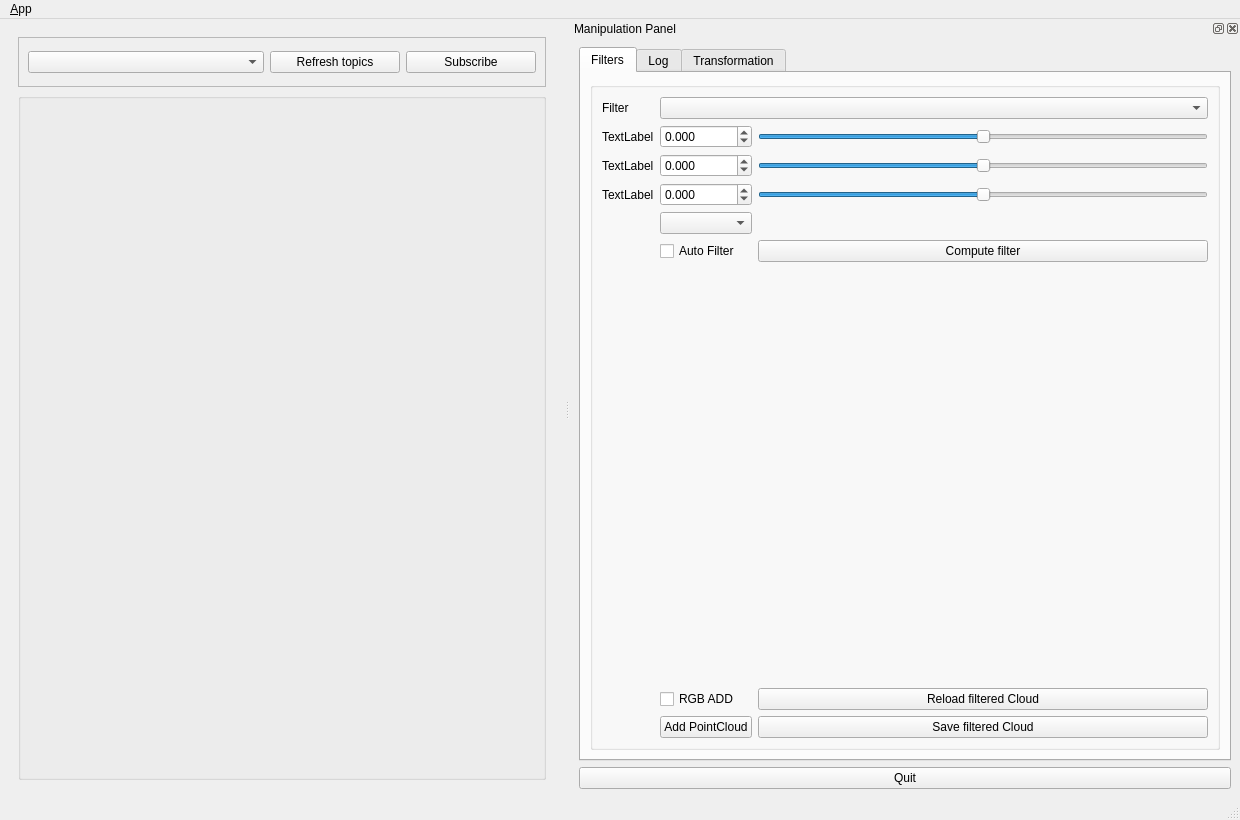
<?xml version="1.0" encoding="UTF-8"?>
<ui version="4.0">
 <class>MainWindowDesign</class>
 <widget class="QMainWindow" name="MainWindowDesign">
  <property name="geometry">
   <rect>
    <x>0</x>
    <y>0</y>
    <width>1240</width>
    <height>820</height>
   </rect>
  </property>
  <property name="windowTitle">
   <string>QRosApp</string>
  </property>
  <property name="windowIcon">
   <iconset resource="../resources/images.qrc">
    <normaloff>:/images/icon.png</normaloff>:/images/icon.png</iconset>
  </property>
  <property name="styleSheet">
   <string notr="true"/>
  </property>
  <property name="locale">
   <locale language="English" country="Australia"/>
  </property>
  <widget class="QWidget" name="centralwidget">
   <layout class="QHBoxLayout">
    <item>
     <widget class="QFrame" name="tab_manager">
      <property name="minimumSize">
       <size>
        <width>100</width>
        <height>0</height>
       </size>
      </property>
      <property name="locale">
       <locale language="English" country="Australia"/>
      </property>
      <layout class="QVBoxLayout" name="verticalLayout_2">
       <item>
        <widget class="QFrame" name="frame">
         <property name="maximumSize">
          <size>
           <width>16777215</width>
           <height>50</height>
          </size>
         </property>
         <property name="frameShape">
          <enum>QFrame::StyledPanel</enum>
         </property>
         <property name="frameShadow">
          <enum>QFrame::Raised</enum>
         </property>
         <layout class="QGridLayout" name="gridLayout_2">
          <item row="0" column="0">
           <widget class="QComboBox" name="comboBox"/>
          </item>
          <item row="0" column="1">
           <widget class="QPushButton" name="button_refresh_topics">
            <property name="maximumSize">
             <size>
              <width>130</width>
              <height>16777215</height>
             </size>
            </property>
            <property name="text">
             <string>Refresh topics</string>
            </property>
           </widget>
          </item>
          <item row="0" column="2">
           <widget class="QPushButton" name="button_subscribe_topic">
            <property name="maximumSize">
             <size>
              <width>130</width>
              <height>16777215</height>
             </size>
            </property>
            <property name="text">
             <string>Subscribe</string>
            </property>
           </widget>
          </item>
         </layout>
        </widget>
       </item>
       <item>
        <widget class="QGroupBox" name="groupBox_12">
         <property name="sizePolicy">
          <sizepolicy hsizetype="MinimumExpanding" vsizetype="Preferred">
           <horstretch>0</horstretch>
           <verstretch>0</verstretch>
          </sizepolicy>
         </property>
         <property name="title">
          <string/>
         </property>
        </widget>
       </item>
      </layout>
     </widget>
    </item>
   </layout>
  </widget>
  <widget class="QMenuBar" name="menubar">
   <property name="geometry">
    <rect>
     <x>0</x>
     <y>0</y>
     <width>1240</width>
     <height>25</height>
    </rect>
   </property>
   <widget class="QMenu" name="menu_File">
    <property name="title">
     <string>&amp;App</string>
    </property>
    <addaction name="action_Preferences"/>
    <addaction name="separator"/>
    <addaction name="actionAbout"/>
    <addaction name="actionAbout_Qt"/>
    <addaction name="separator"/>
    <addaction name="action_Quit"/>
   </widget>
   <addaction name="menu_File"/>
  </widget>
  <widget class="QStatusBar" name="statusbar"/>
  <widget class="QDockWidget" name="dock_status">
   <property name="sizePolicy">
    <sizepolicy hsizetype="Preferred" vsizetype="Preferred">
     <horstretch>0</horstretch>
     <verstretch>0</verstretch>
    </sizepolicy>
   </property>
   <property name="minimumSize">
    <size>
     <width>670</width>
     <height>473</height>
    </size>
   </property>
   <property name="font">
    <font>
     <kerning>true</kerning>
    </font>
   </property>
   <property name="autoFillBackground">
    <bool>false</bool>
   </property>
   <property name="floating">
    <bool>false</bool>
   </property>
   <property name="allowedAreas">
    <set>Qt::RightDockWidgetArea</set>
   </property>
   <property name="windowTitle">
    <string>Manipulation Panel</string>
   </property>
   <attribute name="dockWidgetArea">
    <number>2</number>
   </attribute>
   <widget class="QWidget" name="dockWidgetContents_2">
    <property name="sizePolicy">
     <sizepolicy hsizetype="Preferred" vsizetype="Preferred">
      <horstretch>0</horstretch>
      <verstretch>0</verstretch>
     </sizepolicy>
    </property>
    <layout class="QVBoxLayout" name="verticalLayout">
     <property name="sizeConstraint">
      <enum>QLayout::SetDefaultConstraint</enum>
     </property>
     <item>
      <widget class="QTabWidget" name="tabWidget">
       <property name="currentIndex">
        <number>0</number>
       </property>
       <widget class="QWidget" name="tab_3">
        <attribute name="title">
         <string>Filters</string>
        </attribute>
        <layout class="QVBoxLayout" name="verticalLayout_3">
         <item>
          <widget class="QGroupBox" name="groupBox">
           <property name="title">
            <string/>
           </property>
           <property name="alignment">
            <set>Qt::AlignRight|Qt::AlignTrailing|Qt::AlignVCenter</set>
           </property>
           <property name="flat">
            <bool>false</bool>
           </property>
           <layout class="QGridLayout" name="gridLayout">
            <item row="5" column="1">
             <widget class="QComboBox" name="filter_XYZ"/>
            </item>
            <item row="3" column="2">
             <widget class="QSlider" name="slider_2">
              <property name="minimum">
               <number>0</number>
              </property>
              <property name="maximum">
               <number>100</number>
              </property>
              <property name="value">
               <number>50</number>
              </property>
              <property name="orientation">
               <enum>Qt::Horizontal</enum>
              </property>
             </widget>
            </item>
            <item row="3" column="1">
             <widget class="QDoubleSpinBox" name="spinBox_2">
              <property name="decimals">
               <number>3</number>
              </property>
              <property name="minimum">
               <double>-5.000000000000000</double>
              </property>
              <property name="maximum">
               <double>5.000000000000000</double>
              </property>
              <property name="singleStep">
               <double>0.100000000000000</double>
              </property>
             </widget>
            </item>
            <item row="6" column="1">
             <widget class="QCheckBox" name="auto_check">
              <property name="text">
               <string>Auto Filter</string>
              </property>
             </widget>
            </item>
            <item row="4" column="0">
             <widget class="QLabel" name="label_f_3">
              <property name="text">
               <string>TextLabel</string>
              </property>
             </widget>
            </item>
            <item row="2" column="1">
             <widget class="QDoubleSpinBox" name="spinBox_1">
              <property name="decimals">
               <number>3</number>
              </property>
              <property name="minimum">
               <double>-5.000000000000000</double>
              </property>
              <property name="maximum">
               <double>5.000000000000000</double>
              </property>
              <property name="singleStep">
               <double>0.100000000000000</double>
              </property>
             </widget>
            </item>
            <item row="7" column="2">
             <spacer name="verticalSpacer">
              <property name="orientation">
               <enum>Qt::Vertical</enum>
              </property>
              <property name="sizeHint" stdset="0">
               <size>
                <width>20</width>
                <height>40</height>
               </size>
              </property>
             </spacer>
            </item>
            <item row="10" column="1">
             <widget class="QPushButton" name="button_add_cloud">
              <property name="text">
               <string>Add PointCloud</string>
              </property>
             </widget>
            </item>
            <item row="10" column="2">
             <widget class="QPushButton" name="button_save_filtered_cloud">
              <property name="text">
               <string>Save filtered Cloud</string>
              </property>
             </widget>
            </item>
            <item row="4" column="1">
             <widget class="QDoubleSpinBox" name="spinBox_3">
              <property name="decimals">
               <number>3</number>
              </property>
              <property name="minimum">
               <double>-99.000000000000000</double>
              </property>
              <property name="singleStep">
               <double>0.100000000000000</double>
              </property>
             </widget>
            </item>
            <item row="6" column="2">
             <widget class="QPushButton" name="button_filter">
              <property name="text">
               <string>Compute filter</string>
              </property>
             </widget>
            </item>
            <item row="4" column="2">
             <widget class="QSlider" name="slider_3">
              <property name="minimum">
               <number>0</number>
              </property>
              <property name="maximum">
               <number>100</number>
              </property>
              <property name="value">
               <number>50</number>
              </property>
              <property name="orientation">
               <enum>Qt::Horizontal</enum>
              </property>
             </widget>
            </item>
            <item row="3" column="0">
             <widget class="QLabel" name="label_f_2">
              <property name="text">
               <string>TextLabel</string>
              </property>
             </widget>
            </item>
            <item row="0" column="0">
             <widget class="QLabel" name="label">
              <property name="text">
               <string>Filter</string>
              </property>
             </widget>
            </item>
            <item row="2" column="2">
             <widget class="QSlider" name="slider_1">
              <property name="minimum">
               <number>0</number>
              </property>
              <property name="maximum">
               <number>100</number>
              </property>
              <property name="value">
               <number>50</number>
              </property>
              <property name="orientation">
               <enum>Qt::Horizontal</enum>
              </property>
             </widget>
            </item>
            <item row="0" column="1" colspan="2">
             <widget class="QComboBox" name="filter_box"/>
            </item>
            <item row="2" column="0">
             <widget class="QLabel" name="label_f_1">
              <property name="text">
               <string>TextLabel</string>
              </property>
             </widget>
            </item>
            <item row="8" column="2">
             <widget class="QPushButton" name="button_reload_cloud">
              <property name="text">
               <string>Reload filtered Cloud</string>
              </property>
             </widget>
            </item>
            <item row="8" column="1">
             <widget class="QCheckBox" name="check_RGB">
              <property name="text">
               <string>RGB ADD</string>
              </property>
             </widget>
            </item>
           </layout>
          </widget>
         </item>
        </layout>
       </widget>
       <widget class="QWidget" name="tab_4">
        <attribute name="title">
         <string>Log</string>
        </attribute>
        <layout class="QVBoxLayout" name="verticalLayout_4">
         <item>
          <widget class="QGroupBox" name="groupBox_2">
           <property name="title">
            <string/>
           </property>
           <layout class="QGridLayout" name="gridLayout_4">
            <item row="0" column="0">
             <widget class="QTextBrowser" name="logBox"/>
            </item>
           </layout>
          </widget>
         </item>
        </layout>
       </widget>
       <widget class="QWidget" name="tab">
        <attribute name="title">
         <string>Transformation</string>
        </attribute>
        <layout class="QVBoxLayout" name="verticalLayout_5">
         <item>
          <widget class="QGroupBox" name="groupBox_3">
           <property name="title">
            <string/>
           </property>
           <layout class="QGridLayout" name="gridLayout_3">
            <item row="5" column="1">
             <widget class="QLabel" name="label_6">
              <property name="text">
               <string>Translation Y:</string>
              </property>
             </widget>
            </item>
            <item row="4" column="1">
             <widget class="QLabel" name="label_5">
              <property name="text">
               <string>Translation X:</string>
              </property>
             </widget>
            </item>
            <item row="6" column="1">
             <widget class="QLabel" name="label_7">
              <property name="text">
               <string>Translation Z:</string>
              </property>
             </widget>
            </item>
            <item row="0" column="3">
             <widget class="QSlider" name="srotX">
              <property name="minimum">
               <number>-360</number>
              </property>
              <property name="maximum">
               <number>360</number>
              </property>
              <property name="orientation">
               <enum>Qt::Horizontal</enum>
              </property>
             </widget>
            </item>
            <item row="3" column="1">
             <widget class="QLabel" name="label_4">
              <property name="text">
               <string>Rotation Z:</string>
              </property>
             </widget>
            </item>
            <item row="0" column="1">
             <widget class="QLabel" name="label_2">
              <property name="minimumSize">
               <size>
                <width>160</width>
                <height>0</height>
               </size>
              </property>
              <property name="text">
               <string>Rotation X:</string>
              </property>
             </widget>
            </item>
            <item row="2" column="1">
             <widget class="QLabel" name="label_3">
              <property name="text">
               <string>Rotation Y:</string>
              </property>
             </widget>
            </item>
            <item row="4" column="2">
             <widget class="QDoubleSpinBox" name="translX">
              <property name="suffix">
               <string>      [m]</string>
              </property>
              <property name="minimum">
               <double>-5.000000000000000</double>
              </property>
              <property name="maximum">
               <double>5.000000000000000</double>
              </property>
              <property name="singleStep">
               <double>0.100000000000000</double>
              </property>
             </widget>
            </item>
            <item row="2" column="2">
             <widget class="QDoubleSpinBox" name="rotY">
              <property name="minimumSize">
               <size>
                <width>150</width>
                <height>0</height>
               </size>
              </property>
              <property name="suffix">
               <string>      [deg]</string>
              </property>
              <property name="minimum">
               <double>-360.000000000000000</double>
              </property>
              <property name="maximum">
               <double>360.000000000000000</double>
              </property>
             </widget>
            </item>
            <item row="4" column="3">
             <widget class="QSlider" name="stranslX">
              <property name="minimum">
               <number>-5</number>
              </property>
              <property name="maximum">
               <number>5</number>
              </property>
              <property name="orientation">
               <enum>Qt::Horizontal</enum>
              </property>
             </widget>
            </item>
            <item row="5" column="3">
             <widget class="QSlider" name="stranslY">
              <property name="minimum">
               <number>-5</number>
              </property>
              <property name="maximum">
               <number>5</number>
              </property>
              <property name="orientation">
               <enum>Qt::Horizontal</enum>
              </property>
             </widget>
            </item>
            <item row="3" column="3">
             <widget class="QSlider" name="srotZ">
              <property name="minimum">
               <number>-360</number>
              </property>
              <property name="maximum">
               <number>360</number>
              </property>
              <property name="orientation">
               <enum>Qt::Horizontal</enum>
              </property>
             </widget>
            </item>
            <item row="3" column="2">
             <widget class="QDoubleSpinBox" name="rotZ">
              <property name="suffix">
               <string>      [deg]</string>
              </property>
              <property name="minimum">
               <double>-360.000000000000000</double>
              </property>
              <property name="maximum">
               <double>360.000000000000000</double>
              </property>
             </widget>
            </item>
            <item row="10" column="1">
             <spacer name="verticalSpacer_2">
              <property name="orientation">
               <enum>Qt::Vertical</enum>
              </property>
              <property name="sizeHint" stdset="0">
               <size>
                <width>20</width>
                <height>40</height>
               </size>
              </property>
             </spacer>
            </item>
            <item row="6" column="2">
             <widget class="QDoubleSpinBox" name="translZ">
              <property name="suffix">
               <string>      [m]</string>
              </property>
              <property name="minimum">
               <double>-5.000000000000000</double>
              </property>
              <property name="maximum">
               <double>5.000000000000000</double>
              </property>
              <property name="singleStep">
               <double>0.100000000000000</double>
              </property>
             </widget>
            </item>
            <item row="2" column="3">
             <widget class="QSlider" name="srotY">
              <property name="minimum">
               <number>-360</number>
              </property>
              <property name="maximum">
               <number>360</number>
              </property>
              <property name="orientation">
               <enum>Qt::Horizontal</enum>
              </property>
             </widget>
            </item>
            <item row="6" column="3">
             <widget class="QSlider" name="stranslZ">
              <property name="minimum">
               <number>-5</number>
              </property>
              <property name="maximum">
               <number>5</number>
              </property>
              <property name="orientation">
               <enum>Qt::Horizontal</enum>
              </property>
             </widget>
            </item>
            <item row="8" column="2">
             <widget class="QPushButton" name="pushButton_4">
              <property name="text">
               <string>Save transformed cloud</string>
              </property>
             </widget>
            </item>
            <item row="5" column="2">
             <widget class="QDoubleSpinBox" name="translY">
              <property name="suffix">
               <string>      [m]</string>
              </property>
              <property name="minimum">
               <double>-5.000000000000000</double>
              </property>
              <property name="maximum">
               <double>5.000000000000000</double>
              </property>
              <property name="singleStep">
               <double>0.100000000000000</double>
              </property>
             </widget>
            </item>
            <item row="7" column="3">
             <widget class="QPushButton" name="pushButton_3">
              <property name="minimumSize">
               <size>
                <width>150</width>
                <height>0</height>
               </size>
              </property>
              <property name="text">
               <string>Reload transformed cloud</string>
              </property>
             </widget>
            </item>
            <item row="7" column="2">
             <widget class="QPushButton" name="button_transform">
              <property name="text">
               <string>Compute</string>
              </property>
             </widget>
            </item>
            <item row="0" column="2">
             <widget class="QDoubleSpinBox" name="rotX">
              <property name="prefix">
               <string/>
              </property>
              <property name="suffix">
               <string>      [deg]</string>
              </property>
              <property name="minimum">
               <double>-360.000000000000000</double>
              </property>
              <property name="maximum">
               <double>360.000000000000000</double>
              </property>
             </widget>
            </item>
            <item row="7" column="1">
             <widget class="QCheckBox" name="auto_trans">
              <property name="text">
               <string>Auto</string>
              </property>
             </widget>
            </item>
            <item row="9" column="2">
             <widget class="QPushButton" name="button_tester">
              <property name="text">
               <string>TESTER</string>
              </property>
             </widget>
            </item>
           </layout>
          </widget>
         </item>
        </layout>
       </widget>
      </widget>
     </item>
     <item>
      <widget class="QPushButton" name="quit_button">
       <property name="sizePolicy">
        <sizepolicy hsizetype="MinimumExpanding" vsizetype="Fixed">
         <horstretch>0</horstretch>
         <verstretch>0</verstretch>
        </sizepolicy>
       </property>
       <property name="text">
        <string>Quit</string>
       </property>
      </widget>
     </item>
    </layout>
   </widget>
  </widget>
  <action name="action_Quit">
   <property name="text">
    <string>&amp;Quit</string>
   </property>
   <property name="shortcut">
    <string>Ctrl+Q</string>
   </property>
   <property name="shortcutContext">
    <enum>Qt::ApplicationShortcut</enum>
   </property>
  </action>
  <action name="action_Preferences">
   <property name="text">
    <string>&amp;Preferences</string>
   </property>
  </action>
  <action name="actionAbout">
   <property name="text">
    <string>&amp;About</string>
   </property>
  </action>
  <action name="actionAbout_Qt">
   <property name="text">
    <string>About &amp;Qt</string>
   </property>
  </action>
 </widget>
 <resources>
  <include location="../resources/images.qrc"/>
 </resources>
 <connections>
  <connection>
   <sender>action_Quit</sender>
   <signal>triggered()</signal>
   <receiver>MainWindowDesign</receiver>
   <slot>close()</slot>
   <hints>
    <hint type="sourcelabel">
     <x>-1</x>
     <y>-1</y>
    </hint>
    <hint type="destinationlabel">
     <x>399</x>
     <y>299</y>
    </hint>
   </hints>
  </connection>
  <connection>
   <sender>quit_button</sender>
   <signal>clicked()</signal>
   <receiver>MainWindowDesign</receiver>
   <slot>close()</slot>
   <hints>
    <hint type="sourcelabel">
     <x>1230</x>
     <y>788</y>
    </hint>
    <hint type="destinationlabel">
     <x>469</x>
     <y>299</y>
    </hint>
   </hints>
  </connection>
 </connections>
</ui>
